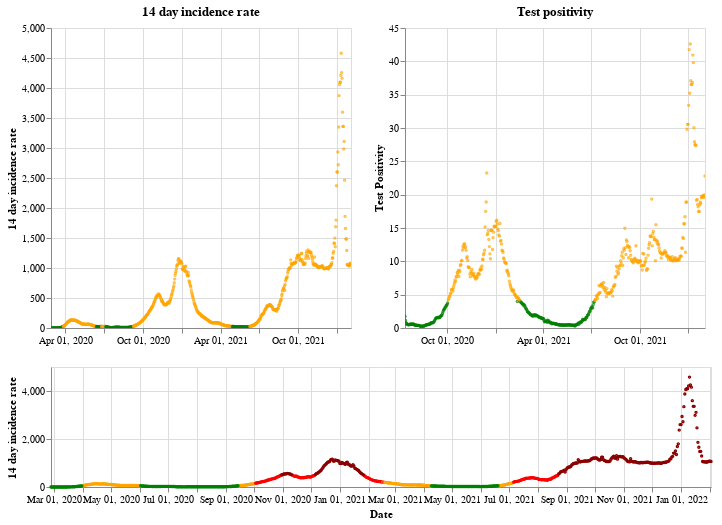

Write notebook code for a chart like this one.
### Markdown cell above
## Wales

### Code cell
plot_traffic_light('Wales')

### Figure 1 — Vega-Lite specification as saved in the notebook (floating-point values rounded to 4 significant figures; data arrays with more than 128 entries replaced by an {"elided": "..."} marker saying what was removed)
{"config": {"view": {"continuousWidth": 400, "continuousHeight": 300}}, "vconcat": [{"hconcat": [{"mark": {"type": "point", "size": 2}, "encoding": {"color": {"condition": {"value": "green", "test": "(datum.twoWeeklyCasesRate <= 25)"}, "value": "orange"}, "tooltip": [{"type": "nominal", "field": "areaName"}, {"type": "temporal", "field": "date"}, {"type": "quantitative", "field": "twoWeeklyCasesRate"}, {"type": "quantitative", "field": "testPositivity"}], "x": {"type": "temporal", "axis": {"title": ""}, "field": "date", "scale": {"domain": {"selection": "DateBrush"}}, "timeUnit": "yearmonthdate"}, "y": {"type": "quantitative", "axis": {"title": "14 day incidence rate"}, "field": "twoWeeklyCasesRate"}}, "title": "14 day incidence rate", "width": 300}, {"mark": {"type": "point", "size": 2}, "encoding": {"color": {"condition": {"value": "green", "test": "(datum.testPositivity <= 4)"}, "value": "orange"}, "tooltip": [{"type": "nominal", "field": "areaName"}, {"type": "temporal", "field": "date"}, {"type": "quantitative", "field": "twoWeeklyCasesRate"}, {"type": "quantitative", "field": "testPositivity"}], "x": {"type": "temporal", "axis": {"title": ""}, "field": "date", "scale": {"domain": {"selection": "DateBrush"}}, "timeUnit": "yearmonthdate"}, "y": {"type": "quantitative", "axis": {"title": "Test Positivity"}, "field": "testPositivity"}}, "title": "Test positivity", "width": 300}]}, {"layer": [{"mark": {"type": "point", "size": 2}, "encoding": {"color": {"condition": {"value": "orange", "test": "(((datum.testPositivity < 4) && (datum.twoWeeklyCasesRate >= 50)) && (datum.twoWeeklyCasesRate < 200))"}, "value": "red"}, "opacity": {"condition": {"value": 1, "test": "((datum.twoWeeklyCasesRate >= 50) && (datum.twoWeeklyCasesRate < 500))"}, "value": 0}, "tooltip": [{"type": "nominal", "field": "areaName"}, {"type": "temporal", "field": "date"}, {"type": "quantitative", "field": "twoWeeklyCasesRate"}, {"type": "quantitative", "field": "testPositivity"}], "x": {"type": "temporal", "axis": {"title": "Date"}, "field": "date", "timeUnit": "yearmonthdate"}, "y": {"type": "quantitative", "axis": {"title": "14 day incidence rate"}, "field": "twoWeeklyCasesRate"}}, "selection": {"DateBrush": {"type": "interval", "encodings": ["x"], "fields": ["Time"]}}}, {"mark": {"type": "point", "size": 2}, "encoding": {"color": {"value": "darkred"}, "opacity": {"condition": {"value": 1, "test": "(datum.twoWeeklyCasesRate >= 500)"}, "value": 0}, "tooltip": [{"type": "nominal", "field": "areaName"}, {"type": "temporal", "field": "date"}, {"type": "quantitative", "field": "twoWeeklyCasesRate"}, {"type": "quantitative", "field": "testPositivity"}], "x": {"type": "temporal", "axis": {"title": "Date"}, "field": "date", "timeUnit": "yearmonthdate"}, "y": {"type": "quantitative", "axis": {"title": "14 day incidence rate"}, "field": "twoWeeklyCasesRate"}}}, {"mark": {"type": "point", "size": 2}, "encoding": {"color": {"condition": {"value": "green", "test": "((datum.testPositivity < 4) && (datum.twoWeeklyCasesRate < 50))"}, "value": "orange"}, "opacity": {"condition": {"value": 1, "test": "(datum.twoWeeklyCasesRate < 50)"}, "value": 0}, "tooltip": [{"type": "nominal", "field": "areaName"}, {"type": "temporal", "field": "date"}, {"type": "quantitative", "field": "twoWeeklyCasesRate"}, {"type": "quantitative", "field": "testPositivity"}], "x": {"type": "temporal", "axis": {"title": "Date"}, "field": "date", "timeUnit": "yearmonthdate"}, "y": {"type": "quantitative", "axis": {"title": "14 day incidence rate"}, "field": "twoWeeklyCasesRate"}}}], "height": 120, "width": 660}], "data": {"name": "data-0ad0a1b1dc1a86d2767807f92da9b618"}, "$schema": "https://vega.github.io/schema/vega-lite/v4.8.1.json", "datasets": {"data-0ad0a1b1dc1a86d2767807f92da9b618": {"elided": "707 records"}}}
